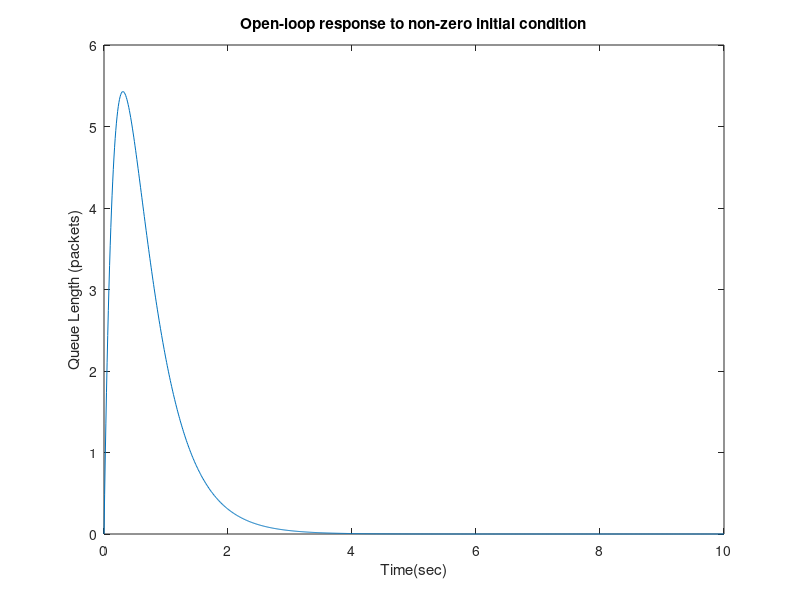

MATLAB code for this plot:
clear; clc;
%% System Matrices
% dot(x) = Ax + Bu
% y = Cx
N = 100; % number of TCP sessions
R = 0.2; % sec
Cl = 1250; % packets/sec
qd = 150; % packets
w0 = 2.5; % packets
p0 = 2/w0^2;

A = [ -N/(R^2*Cl) 0
    N/R -1/R];

Ad = [ -N/(R^2*Cl) 1/(R^2*Cl)
    0 0];

B = [-R*Cl^2/(2*N^2)
    0];

C = [0 1];

%% Open-loop stability or not?
% One of the first things we want to do is analyze whether the open-loop system (without any control) is stable. 
% As discussed in the Introduction: System Analysis section, the eigenvalues of the system matrix, A, 
% (equivalent to the poles of the transfer fucntion) determine the stability. The eigenvalues of the A matrix are the values of s where det(sI - A) = 0.
poles = eig(A);
% if one of poles is in the right-half plane (i.e. has positive real part)
% --> system is unstable in open-loop (without control)
% if all poles are in the left-half plane --> system is stable
t = 0:0.01:10;
u = zeros(size(t));
x0 = [0.1 0];
sys = ss(A,B,C,0);
[y,t,x] = lsim(sys,u,t,x0);
plot(t,y)
title('Open-loop response to non-zero initial condition')
xlabel('Time(sec)')
ylabel('Queue Length (packets)')